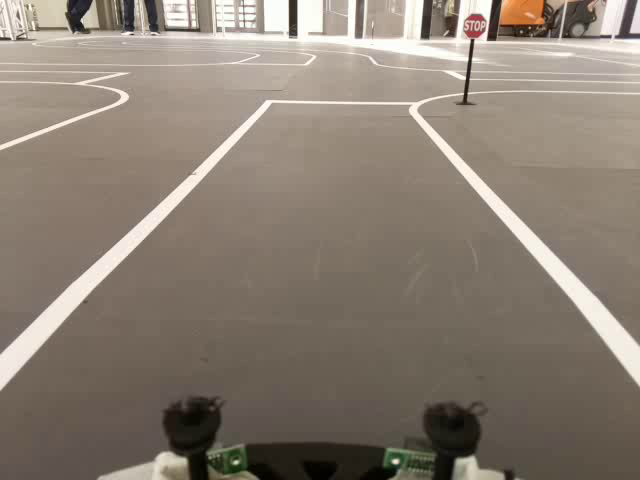
#> input picture frame 0 of cameraF.avi, 640 x 480 px, given in place of cameraE.avi, which was not available
$ python camera.py
#> lines starting #> are read from the running program, lines starting #| are printed output that depends on the picture; after the words box and inside, x2 and y2 are one past the last pixel; in counts of white or black regions, pixels touching at a corner belong together; pictures that were not available may be replaced by others from this repository, and a replacement may not be noted
import cv2
import numpy as np


def canny_edge_detector(image):
    gray_image = cv2.cvtColor(image, cv2.COLOR_RGB2GRAY)
    blur = cv2.GaussianBlur(gray_image, (5, 5), 0)
    canny = cv2.Canny(blur, 50, 150)
    return canny

def region_of_interest(image):
    L_camera = image.shape[1]
    H_camera = image.shape[0]
    roi_poligon = np.array([[[10, 500], [10, 400], [300, 250], [500, 250], [800, 500], [800, 500]]], dtype=np.int32)
   # roi_poligon = np.array([[(0, 0.8*H_camera), (0.25*L_camera, 0.3*H_camera),
   #                          (0.75*L_camera, 0.3*H_camera), (L_camera, 0.8*H_camera)]], dtype=np.int32)
    mask = np.zeros_like(image)
    cv2.fillPoly(mask, roi_poligon, 255)
    masked_frame = cv2.bitwise_and(image, mask)
    return masked_frame

def create_coordinates(image, line_parameters): #coordonatele benzii
    try:
        slope, intercept = line_parameters
    except:
        slope, intercept = 1, 0
    y1 = image.shape[0]
    y2 = int(y1 * (3 / 5))
    x1 = int((y1 - intercept) / slope)
    x2 = int((y2 - intercept) / slope)
    return np.array([x1, y1, x2, y2])


def average_slope_intercept(image, lines): #separa liniile in stanga si dreapta si creeaza o linie medie
    left_fit = []
    right_fit = []
    try:
        for line in lines:
            x1, y1, x2, y2 = line.reshape(4)

            # It will fit the polynomial and the intercept and slope
            parameters = np.polyfit((x1, x2), (y1, y2), 1)
            slope = parameters[0]
            intercept = parameters[1]
            if slope < 0:
                left_fit.append((slope, intercept))
            else:
                right_fit.append((slope, intercept))
    except:
        pass

    left_fit_average = np.average(left_fit, axis=0)
    right_fit_average = np.average(right_fit, axis=0)
    left_line = create_coordinates(image, left_fit_average)
    right_line = create_coordinates(image, right_fit_average)
    return np.array([left_line, right_line])

def display_lines(image, lines): #afiseaza liniile
    line_image = np.zeros_like(image)
    if lines is not None:
        for x1, y1, x2, y2 in lines:
            cv2.line(line_image, (int(x1), int(y1)), (int(x2), int(y2)), (255, 0, 0), 10)
    return line_image


cap = cv2.VideoCapture("cameraE.avi")

while (cap.isOpened()):
    check, frame = cap.read()
#> frame is the input picture: shape (480, 640, 3); mean B, G, R 114.7, 126.7, 137.9

    frame2=cv2.cvtColor(frame,cv2.COLOR_BGR2RGB)

    rows = frame.shape[0]
#> rows = 480
    cols = frame.shape[1]
#> cols = 640

    hsv = cv2.cvtColor(frame, cv2.COLOR_BGR2HSV);
#> hsv: shape (480, 640, 3); mean H, S, V 16.7, 48.3, 138

    for i in range(0, cols):
        for j in range(0, rows):
            hsv[j, i][1] = 255;
#> hsv: shape (480, 640, 3); mean H, S, V 16.7, 255, 138


    frame3 = cv2.cvtColor(hsv, cv2.COLOR_HSV2RGB);
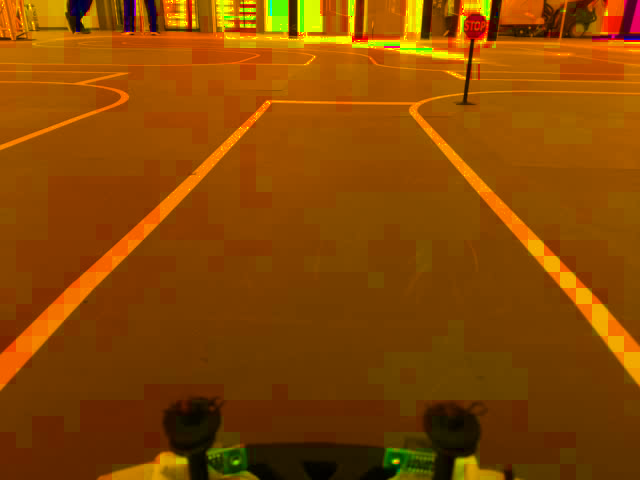
#> frame3: shape (480, 640, 3); mean R, G, B 137, 71.7, 0.3

    cv2.imshow("Frame", frame3)


    _,th=cv2.threshold(frame2,190,255,cv2.THRESH_BINARY)
    r, g, b = cv2.split(frame)
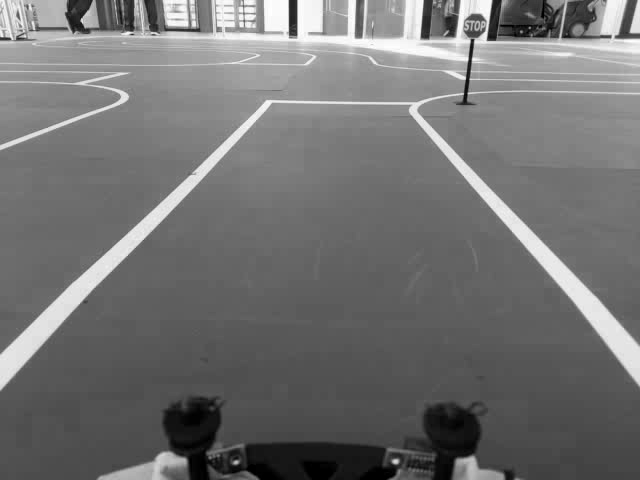
#> r: shape (480, 640); min 0, max 255, mean 114.7
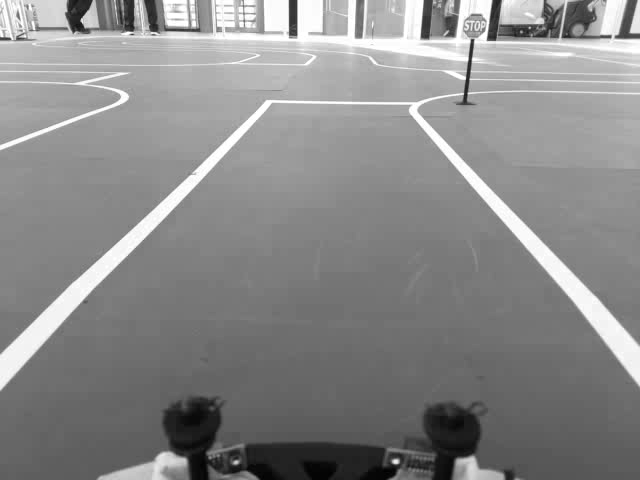
#> b: shape (480, 640); min 0, max 255, mean 137.9
    _, tb=cv2.threshold(b, 190, 255, cv2.THRESH_BINARY)
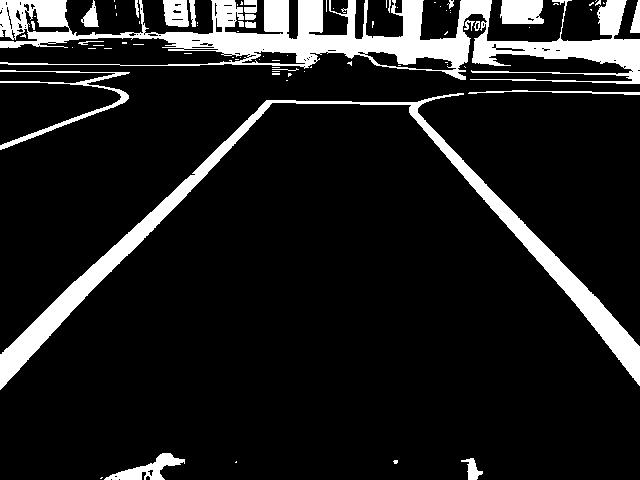
#> tb: shape (480, 640); 11.9% white; 82 white regions (59 under 20 px), largest, box (x1, y1, x2, y2) and area: (0, 0, 640, 84) 19094, (0, 93, 640, 390) 11904, (0, 70, 130, 150) 1189
    _, tg = cv2.threshold(g, 190, 255, cv2.THRESH_BINARY)
#> tg: shape (480, 640); 10% white; 77 white regions (48 under 20 px), largest, box (x1, y1, x2, y2) and area: (0, 0, 640, 80) 13281, (0, 93, 640, 390) 11607, (7, 0, 69, 38) 1298
    _,tr = cv2.threshold(r, 190, 255, cv2.THRESH_BINARY)
#> tr: shape (480, 640); 8.4% white; 103 white regions (61 under 20 px), largest, box (x1, y1, x2, y2) and area: (0, 93, 640, 390) 11337, (44, 0, 640, 67) 9858, (0, 85, 129, 150) 602


    input = cv2.cvtColor(frame, cv2.COLOR_BGR2GRAY)
    points1 = np.float32([[210, 100], [430, 100], [0, 260], [640, 260]])
    points2 = np.float32([[0, 0], [640, 0], [0, 480], [640, 480]])
    P = cv2.getPerspectiveTransform(points1, points2)
    output = cv2.warpPerspective(input, P, (640, 480))
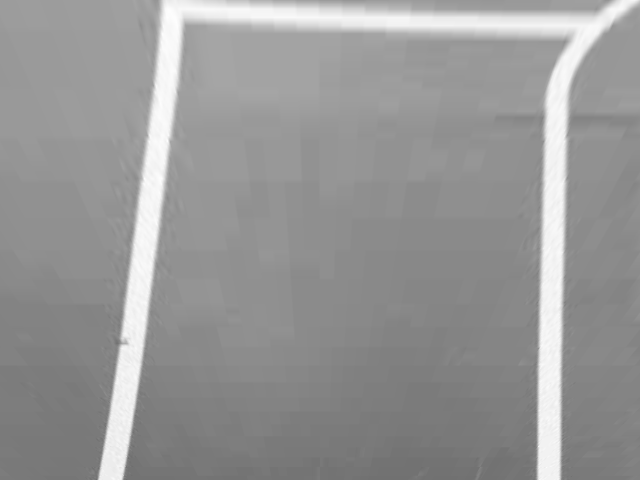
#> output: shape (480, 640); min 108, max 254, mean 151

    canny_image = canny_edge_detector(frame)
#> in canny_edge_detector, `canny = cv2.Canny(blur, 50, 150)`: canny: shape (480, 640); 3.1% white in thin lines or dots
    cropped_image = region_of_interest(canny_image)
#> in region_of_interest, `cv2.fillPoly(mask, roi_poligon, 255)`: mask: shape (480, 640); 37.4% white; 1 white region, box (x1, y1, x2, y2) and area: (10, 250, 640, 480) 114955
#> in region_of_interest, `masked_frame = cv2.bitwise_and(image, mask)`:
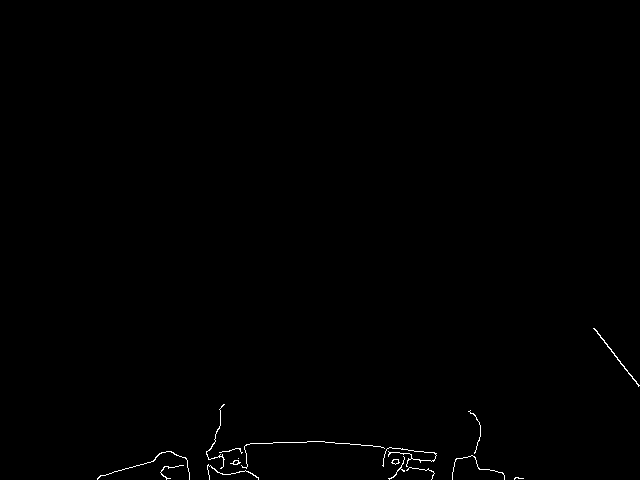
#> masked_frame: shape (480, 640); 0.36% white in thin lines or dots, all inside (x1, y1, x2, y2) = (97, 328, 640, 480)

    lines = cv2.HoughLinesP(cropped_image, 2, np.pi / 180, 190,
                            np.array([]), minLineLength=10,
                            maxLineGap=5)
#> lines = None

    averaged_lines = average_slope_intercept(frame, lines)
#> in average_slope_intercept, `left_line = create_coordinates(image, left_fit_average)`: left_line = [480, 480, 288, 288]
#> averaged_lines = [[480, 480, 288, 288], [480, 480, 288, 288]]
    line_image = display_lines(frame, averaged_lines)
#> the loop in display_lines, `for x1, y1, x2, y2 in lines:` made 2 passes
    combo_image = cv2.addWeighted(frame, 0.8, line_image, 1, 1)
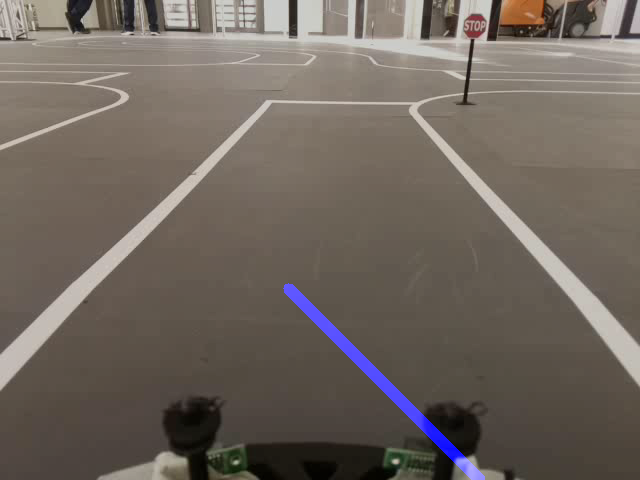
#> combo_image: shape (480, 640, 3); mean B, G, R 94.7, 102.4, 111.4

    #cv2.imshow("output", output)
    cv2.imshow("b", tb)
    cv2.imshow("g", tg)
    cv2.imshow("r", tr)
    cv2.imshow("TH", th)

    # [7 lines of commented-out code are left out]

    cv2.waitKey(0)  # 1=readare automata // 0=redare la buton
    if cv2.waitKey(1) & 0xFF == ord('q'):
#> (key q is pressed here)
        break

cap.release()
cv2.destroyAllWindows()
